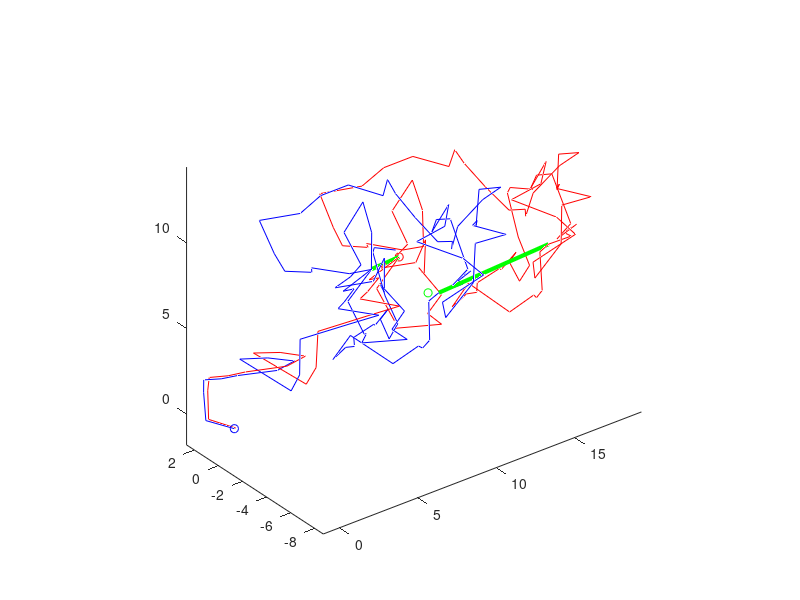

Source code (MATLAB): (Note: this script raises an error after producing the figure.)
function BrownianBridge3Points()
N = 100;% num points 
% initial path starts at zero 
p(1,:) = zeros(1,3); % path in 3D
for pIdx = 2:100
    p(pIdx,:) = p(pIdx-1,:)+randn(1,3);
end
tx = 1; % first time 
x  = p(tx,:); % first point 
ty = 20;% second time 
y  = p(ty,:)+randn(1,3);% second point
tk = 80;% third time 
k  = p(tk,:)+randn(1,3);% third point

% beta  = k-(tk/(2*ty))*(p(ty,:)-y+x)-0.5*(p(tk,:)+x);
% alpha = -k -0.5*(x-y+(ty/tk)*(p(tk,:)+x-k)+p(tk,:));
beta  = ((x-k+p(tk,:))/tk -(x-y+p(ty,:))/ty)/2;
alpha = (x-y+p(ty,:))/ty - beta;
w     = zeros(size(p));

for t = 1:N
    w(t,:) = x+p(t,:)-t*alpha-t*beta;
end
figure, plot3(p(:,1),p(:,2),p(:,3),'b'), hold on,
        plot3(w(:,1),w(:,2),w(:,3),'r'); % plot the transformed path
% draw the lines between points 
plot3([p(ty,1),w(ty,1)],[p(ty,2),w(ty,2)],[p(ty,3),w(ty,3)],'g','LineWidth',3)
plot3([p(tk,1),w(tk,1)],[p(tk,2),w(tk,2)],[p(tk,3),w(tk,3)],'g','LineWidth',3)
plot3(x(1),x(2),x(3),'ob');
plot3(y(1),y(2),y(3),'or');
plot3(k(1),k(2),k(3),'og');
daspect([1 1 1]), axis vis3d
cameratoolbar
end